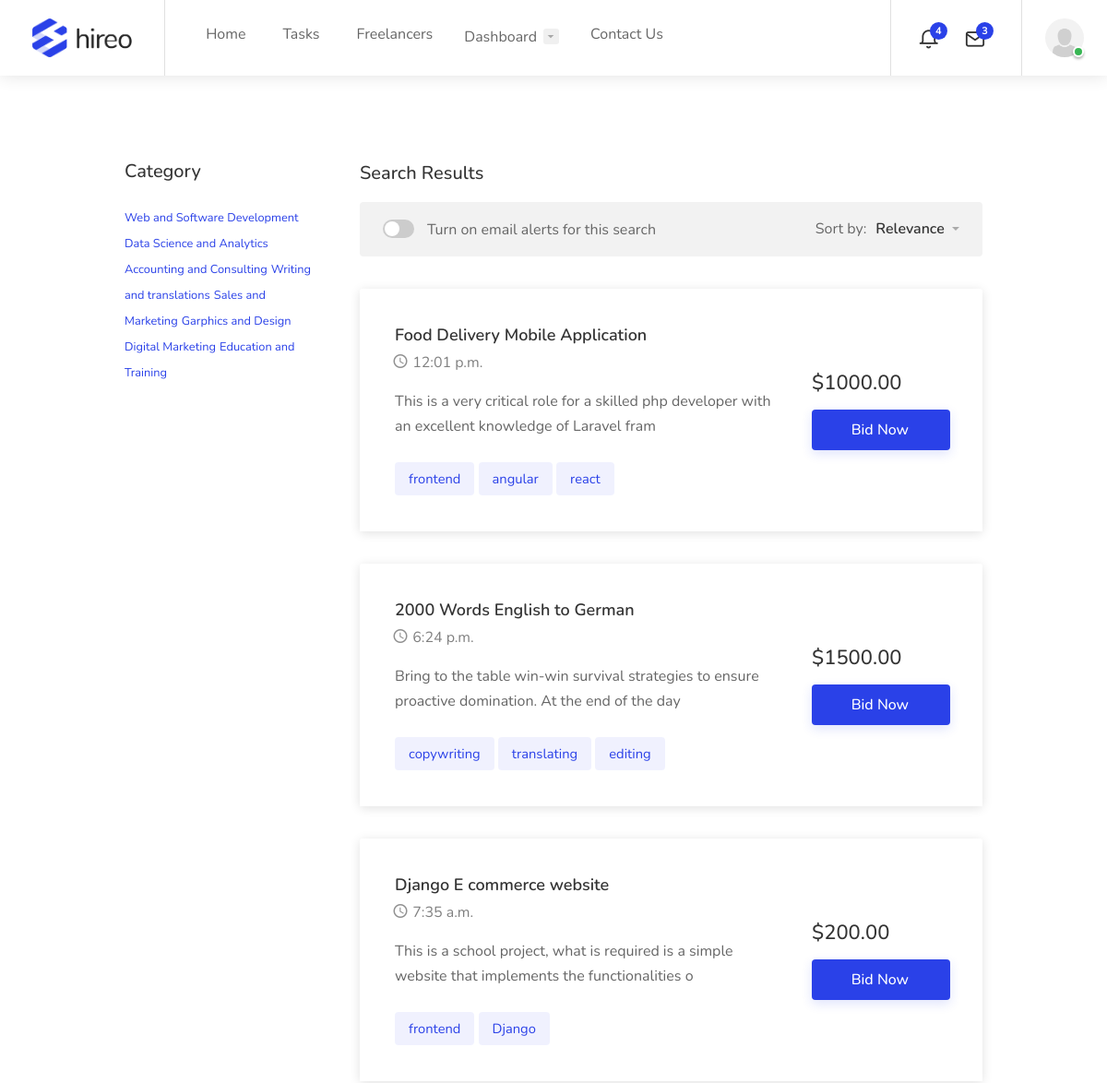
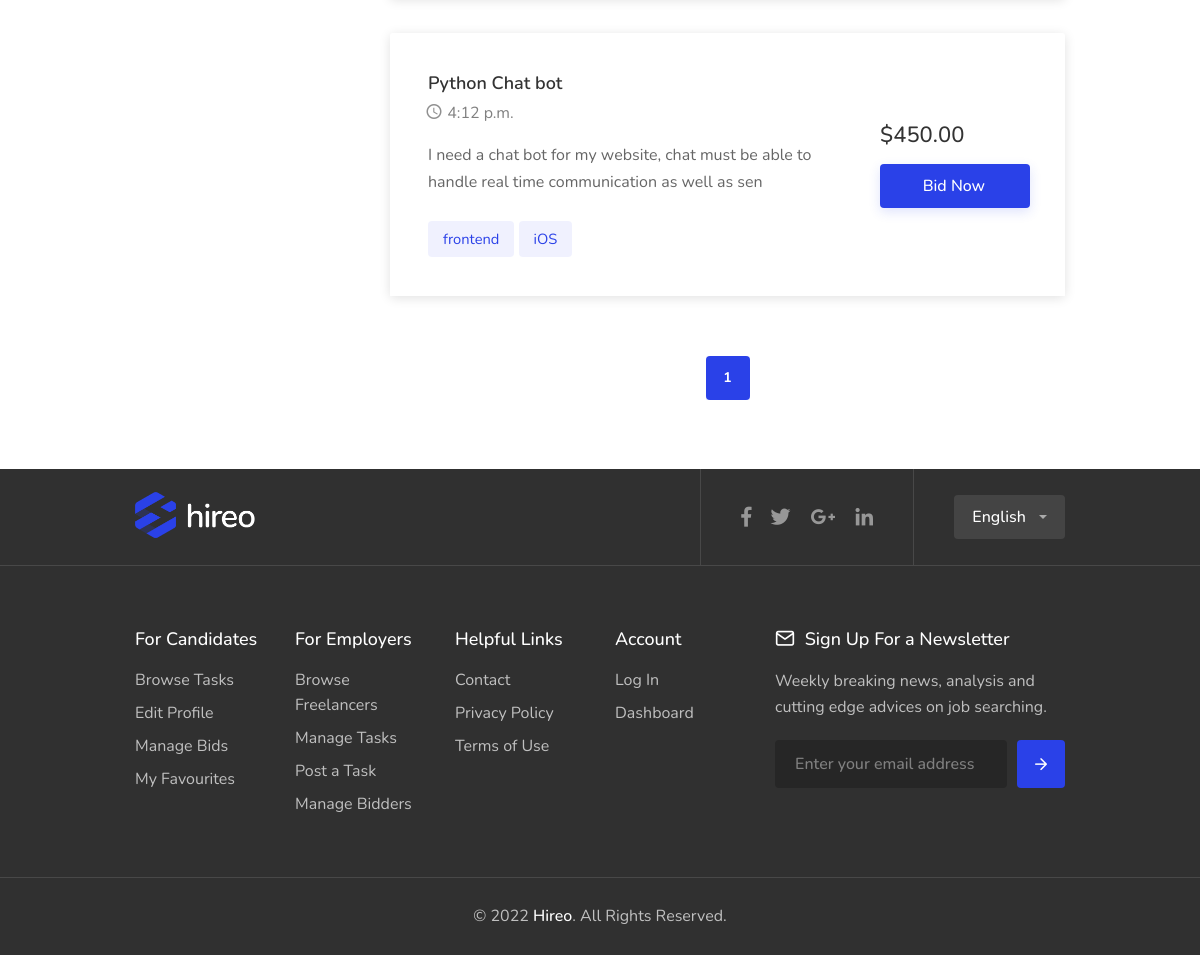
The page /job/list/ (signed in) on the database its author committed (2 pictures, top to bottom).
### user/models.py (models this page shows, shortened)
class Profile(models.Model):
    user = models.OneToOneField(User, on_delete=models.CASCADE)
    stripe_customer_id = models.CharField(max_length=100, blank=True, null=True)
    image = models.ImageField(default = 'default.png', upload_to='profile_pics')
    tagline = models.CharField(max_length=200,  default='Enter your tagline here')
    bio = models.CharField(max_length=1000, default='Enter your bio here')
    favourite = models.ManyToManyField(User, related_name='favorited_by', blank=True)

### job/models.py (models this page shows, shortened)
class Category(models.Model):
    title = models.CharField(max_length=200)
    slug = models.SlugField(null=True, default=None, unique=True)
    img = models.ImageField(default = 'default.png', upload_to='category_images')

class Job(models.Model):
    author = models.ForeignKey(User, on_delete=models.CASCADE)
    title = models.CharField(max_length=200)
    job_type = models.ForeignKey(Type, on_delete=models.DO_NOTHING)
    job_category = models.ManyToManyField(Category)
    cost = models.IntegerField(default=100)
    skill = models.ManyToManyField(Skill, blank=True)
    date_created = models.DateTimeField(default=timezone.now)
    description = models.TextField(max_length=10000)
    favourite = models.ManyToManyField(User, related_name='fav_task', blank=True)

class Skill(models.Model):
    title = models.CharField(max_length=100)
    def __str__(self):
        return self.title

### job/views.py (the view)
# urls.py: path('job/list/', JobListView.as_view(), name='job-list'),
class JobListView(ListView):
    model = Job
    template_name = 'job/job_list.html'
    paginate_by = 5
    def get_queryset(self):
        qs = Job.objects.all()
        category = self.request.GET.get('category', None)
        if category:
            qs = qs.filter(job_category__slug=category)
        return qs
    def get_context_data(self, **kwargs):
        context = super(JobListView, self).get_context_data(**kwargs)
        context.update({
            "categories": Category.objects.all,
        })
        return context

### templates/job/job_list.html (shortened to what this page needs)
{% extends 'base.html' %}
{% block content %}
<div class="container">
	<div class="row">
		<div class="col-xl-3 col-lg-4">
			<div class="sidebar-container">
				<div class="sidebar-widget">
					<h3>Category</h3>
					<div class="task-tags">
						{% for category in categories %}
						<small><a href="?category={{ category.slug }}">{{ category.title }}</a></small>
						{% endfor %}
					</div>
				</div>
			</div>
		</div>
		<div class="col-xl-9 col-lg-8 content-left-offset">
			<h3 class="page-title">Search Results</h3>
			<div class="notify-box margin-top-15">
				<div class="switch-container">
					<label class="switch"><input type="checkbox"><span class="switch-button"></span><span class="switch-text">Turn on email alerts for this search</span></label>
				</div>
				<div class="sort-by">
					<span>Sort by:</span>
					<select class="selectpicker hide-tick">
						<option>Relevance</option>
					</select>
				</div>
			</div>
            {% for task in object_list %}
			<div class="tasks-list-container compact-list margin-top-35">
				<a href="{% url 'job:job-detail' task.id %}" class="task-listing">
					<div class="task-listing-details">
						<div class="task-listing-description">
							<h3 class="task-listing-title">{{ task.title }}</h3>
							<ul class="task-icons">
								<li><i class="icon-material-outline-access-time"></i> {{ task.date_created|date:'P'}}</li>
							</ul>
							<p class="task-listing-text">{{ task.description|stringformat:".100s" }}</p>
							<div class="task-tags">
								{% for skill in task.skill.all %}
								<span>{{ skill }}</span>
								{% endfor %}
							</div>
						</div>
					</div>
					<div class="task-listing-bid">
						<div class="task-listing-bid-inner">
							<div class="task-offers">
								<h3>${{ task.cost }}.00</h3>
							</div>
							<span class="button button-sliding-icon ripple-effect">Bid Now </span>
						</div>
					</div>
				</a>
			</div>
            {% endfor %}
			<div class="row">
				<div class="col-md-12">
					<div class="pagination-container margin-top-60 margin-bottom-60">
						<nav class="pagination">
							<ul>
								<li class="current-page ripple-effect"><a href="?page={{ page_obj.number }}" class="current-page ripple-effect">{{ page_obj.number }}</a></li>
							</ul>
						</nav>
					</div>
				</div>
			</div>
		</div>
	</div>
</div>
{% endblock content %}

### templates/navbar.html (shortened to what this page needs)
{% load static %}
<div id="header">
    <div class="container">
        <div class="left-side">
            <div id="logo">
                <a href="{% url 'job:home' %}"><img src="{% static 'images/logo.png' %}" alt=""></a>
            </div>
            <nav id="navigation">
                <ul id="responsive">
                    <li><a href="{% url 'job:home' %}">Home</a>
                    </li>
                    <li><a href="{% url 'job:job-list' %}">Tasks</a></li>
                    <li><a href="{% url 'job:freelancer' %}">Freelancers</a></li>
                    {% if user.is_authenticated %}
                <li><a href="#">Dashboard</a>
                </li>
                {% endif %}
                <li><a href="{% url 'job:contact' %}">Contact Us</a></li>
                </ul>
            </nav>
        </div>
    {% if user.is_authenticated %}
    <div class="right-side">
        <div class="header-widget hide-on-mobile">
            <div class="header-notifications">
                <div class="header-notifications-trigger">
                    <a href="#"><i class="icon-feather-bell"></i><span>4</span></a>
                </div>
            </div>
            <div class="header-notifications">
                <div class="header-notifications-trigger">
                    <a href="#"><i class="icon-feather-mail"></i><span>3</span></a>
                </div>
            </div>
        </div>
        <div class="header-widget">
            <div class="header-notifications user-menu">
                <div class="header-notifications-trigger">
                    <a href="#"><div class="user-avatar status-online"><img src="{{ user.profile.image.url }}" alt=""></div></a>
                </div>
            </div>
        </div>
    </div>
    {% endif %}
    </div>
</div>

### rows shown on the page
Category: title "Web and Software Development"
Category: title "Data Science and Analytics"
Category: title "Accounting and Consulting"
Category: title "Writing and translations"
Category: title "Sales and Marketing"
Category: title "Garphics and Design"
Category: title "Digital Marketing"
Category: title "Education and Training"
Job: title "Food Delivery Mobile Application", date_created "12:01 p.m.", description "This is a very critical role for a skilled php developer with an excellent knowledge of Laravel fram", cost "1000"
Skill: title "frontend"
Skill: title "angular"
Skill: title "react"
Job: title "2000 Words English to German", date_created "6:24 p.m.", description "Bring to the table win-win survival strategies to ensure proactive domination. At the end of the day", cost "1500"
Skill: title "copywriting"
Skill: title "translating"
Skill: title "editing"
Job: title "Django E commerce website", date_created "7:35 a.m.", description "This is a school project, what is required is a simple website that implements the functionalities o", cost "200"
Skill: title "Django"
Job: title "Python Chat bot", date_created "4:12 p.m.", description "I need a chat bot for my website, chat must be able to handle real time communication as well as sen", cost "450"
Skill: title "iOS"

### other values the page prints
{{ page_obj.number }} "1"
